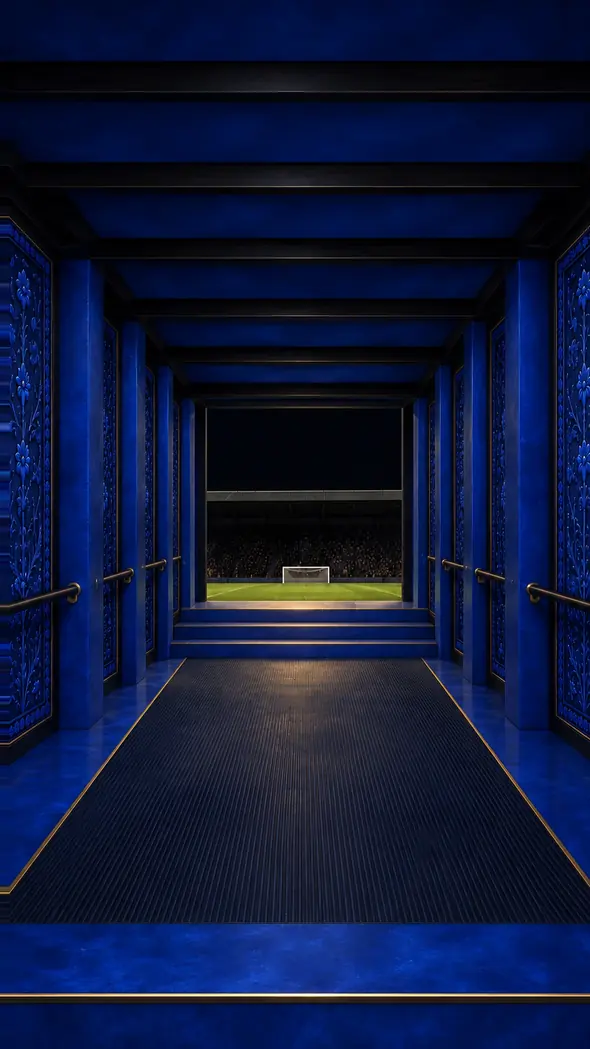
#> input picture assets/loading/lapis/ENV_LOADING_PHONE_HC_590W.webp, 590 x 1049 px, given in place of LOAD1_x4.png, which was not available
$ python encode.py
#> lines starting #> are read from the running program, lines starting #| are printed output that depends on the picture
import json, os, numpy as np
from PIL import Image, ImageFilter
def grain(im, amt=2.0, seed=1):
    a=np.asarray(im).astype(np.float32); rng=np.random.default_rng(seed)
    n=rng.normal(0,amt,a.shape[:2])[...,None]; return Image.fromarray((a+n).clip(0,255).astype(np.uint8))
def enc(im,path,cap,q0=86):
    q=q0
    while True:
        im.save(path,'WEBP',quality=q,method=6)
        if os.path.getsize(path)<=cap*1024 or q<=50: return q,os.path.getsize(path)//1024
        q-=3
out={}
d4=Image.open('LOAD1_x4.png').convert('RGB')   # 6144x3456
#> d4 is the input picture: PIL image 590x1049 RGB; mean R, G, B 13.2, 23.5, 59.1
D2=grain(d4.resize((3840,2160),Image.LANCZOS),1.2); D1=grain(d4.resize((1920,1080),Image.LANCZOS),1.0)
#> in grain, `a = np.asarray(im).astype(np.float32)`:
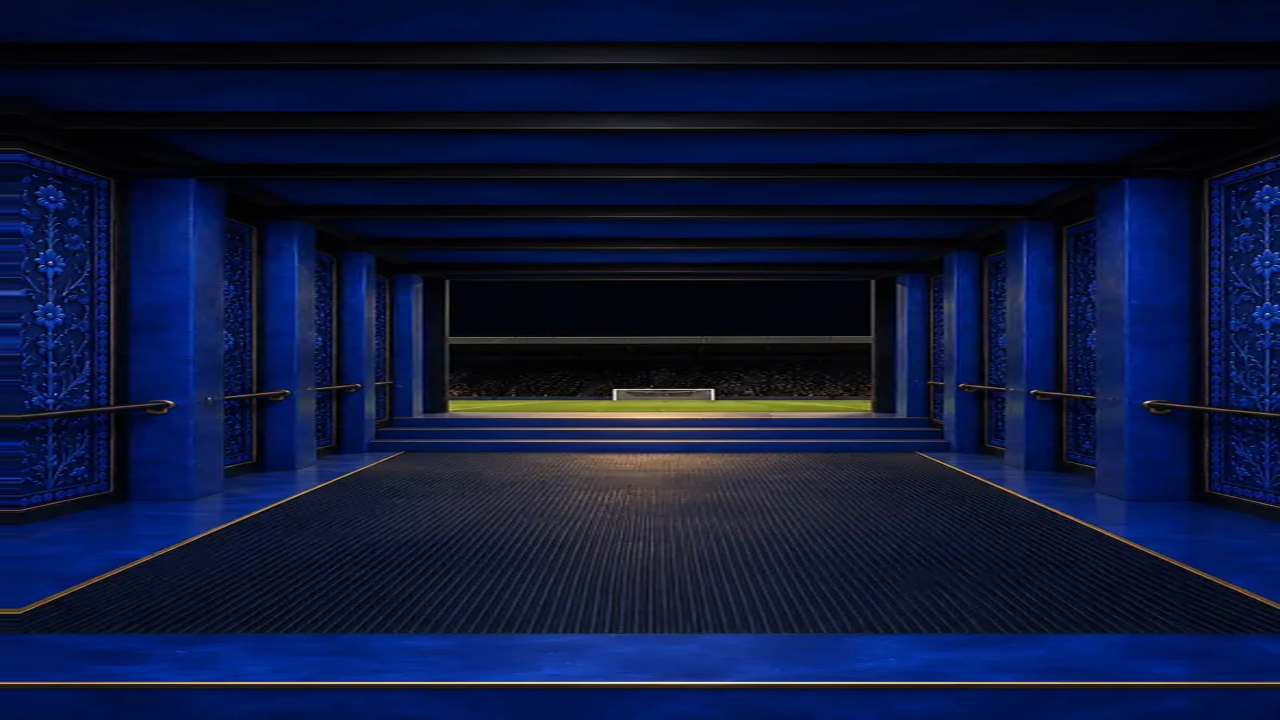
#> a: shape (2160, 3840, 3) float32 (shown at 1/3 size); mean R, G, B 13.1, 23.5, 59
out['ENV_LOADING_PLATE_HC_2X.webp']=enc(D2,'ENV_LOADING_PLATE_HC_2X.webp',450)
#> after the loop in enc, `while True:`: q = 86
out['ENV_LOADING_PLATE_HC_1X.webp']=enc(D1,'ENV_LOADING_PLATE_HC_1X.webp',145)
p4=Image.open('LOAD2_x4.png').convert('RGB')   # 3456x6144
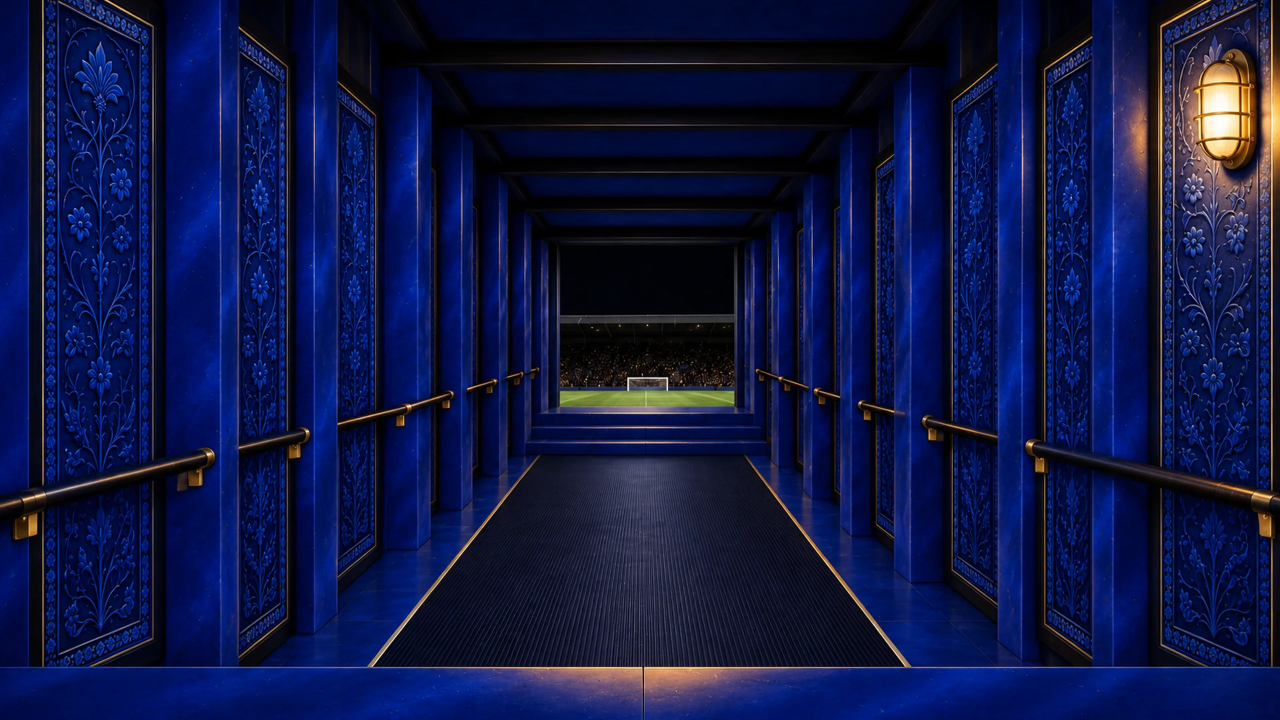
#> input picture assets/loading/lapis/ENV_LOADING_PLATE_HC_2X.webp, 3840 x 2160 px, given in place of LOAD2_x4.png, which was not available (shown at 1/3 size)
#> p4 is the input picture: PIL image 3840x2160 RGB; mean R, G, B 14.7, 23, 69.1
P=grain(p4.resize((1179,2096),Image.LANCZOS),1.0)
#> call 3 of grain, with amt = 1, seed = 1
#> in grain (call 3), `a = np.asarray(im).astype(np.float32)`:
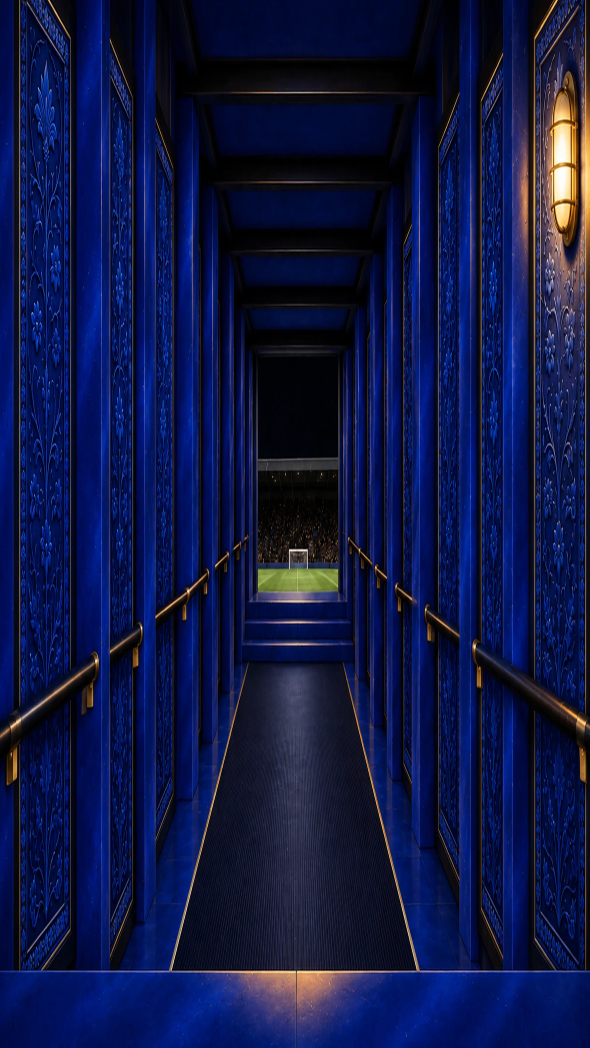
#> a: shape (2096, 1179, 3) float32 (shown at 1/2 size); mean R, G, B 14.7, 23, 69.1
out['ENV_LOADING_PHONE_HC.webp']=enc(P,'ENV_LOADING_PHONE_HC.webp',200)
#> after the loop in enc, `while True:`: q = 80
out['ENV_LOADING_PHONE_HC_590W.webp']=enc(P.resize((590,1049),Image.LANCZOS),'ENV_LOADING_PHONE_HC_590W.webp',70)
#> the loop in enc, `while True:` made 3 passes
#> pass 1, in enc (call 4), `im.save(path,'WEBP',quality=q,method=6)`:
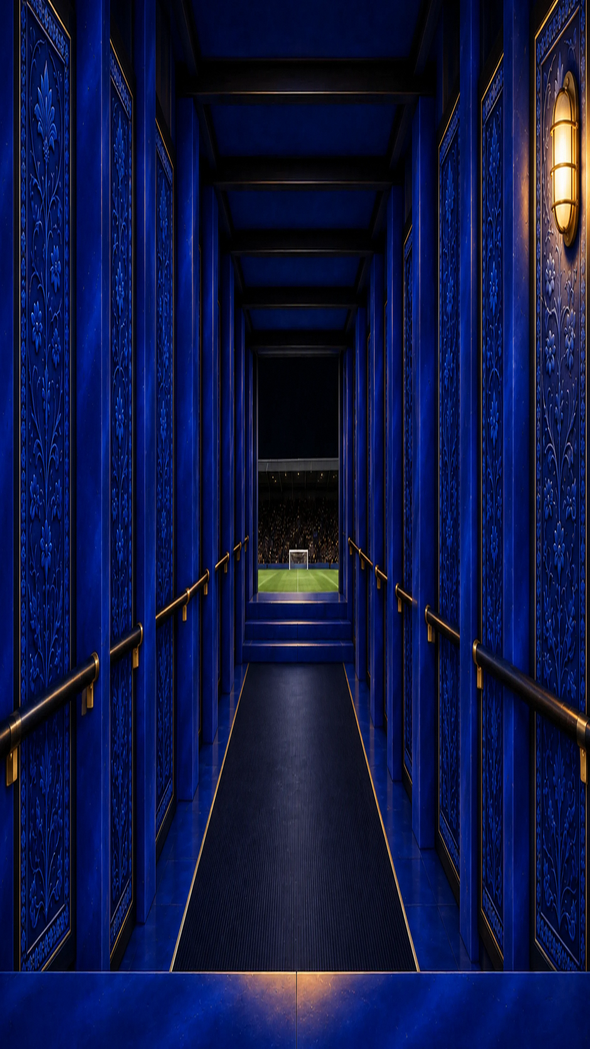
#> saved as ENV_LOADING_PHONE_HC_590W.webp: PIL image 590x1049 RGB; mean R, G, B 14.5, 22.5, 68.6
print(out)
#| {'ENV_LOADING_PLATE_HC_2X.webp': (86, 247), 'ENV_LOADING_PLATE_HC_1X.webp': (86, 105), 'ENV_LOADING_PHONE_HC.webp': (80, 180), 'ENV_LOADING_PHONE_HC_590W.webp': (80, 61)}
# composites
#> (the run stopped early here; a loop or call above may not have finished)
